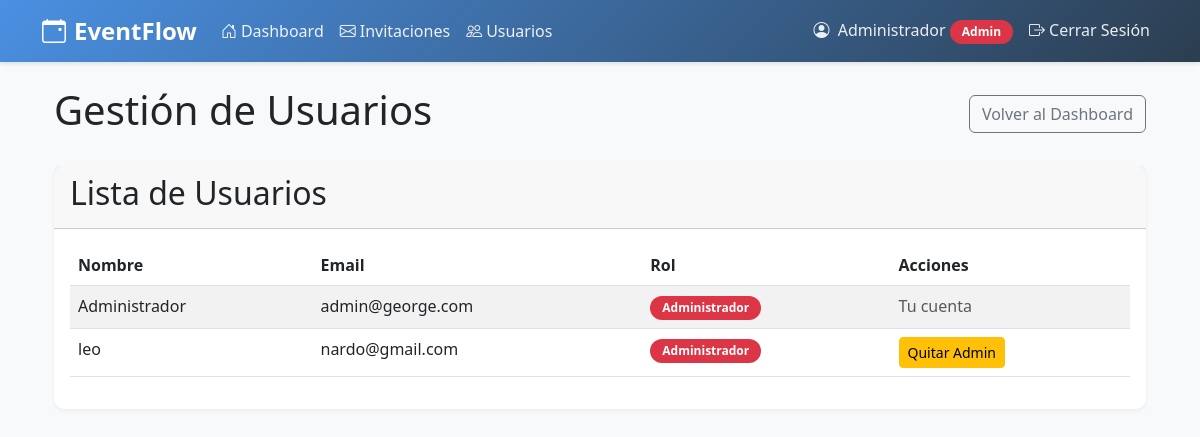
/admin/usuarios (signed in), run on an earlier commit of the app's database.
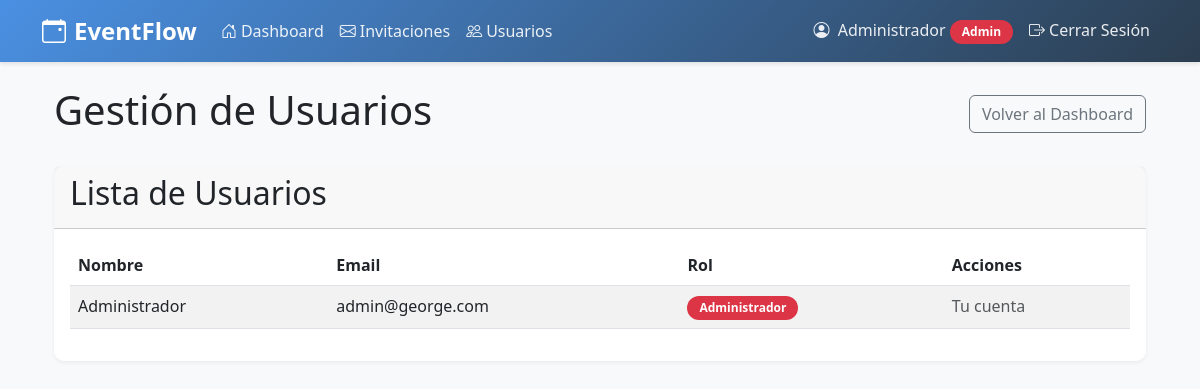
And on a later commit of the database.
### app.py (models this page shows, shortened)
class Usuario(UserMixin, db.Model):
    id = db.Column(db.Integer, primary_key=True)
    email = db.Column(db.String(120), unique=True, nullable=False)
    nombre = db.Column(db.String(100), nullable=False)
    password_hash = db.Column(db.String(128))
    es_admin = db.Column(db.Boolean, default=False)
    fecha_registro = db.Column(db.DateTime, default=datetime.utcnow)
    eventos = db.relationship('Evento', backref='organizador', lazy=True)
    invitaciones = db.relationship('Invitacion', backref='invitado', lazy=True)

### app.py (the view)
@app.route('/admin/usuarios')
@login_required
def admin_usuarios():
    if not current_user.es_admin:
        flash('Acceso denegado')
        return redirect(url_for('dashboard'))
    usuarios = Usuario.query.all()
    return render_template('admin/usuarios.html', usuarios=usuarios)

### app.py (called while the page is built)
@app.before_request
def check_auth():
    if not current_user.is_authenticated and request.endpoint not in ['login', 'registro', 'index', 'static']:
        flash('Iniciar Sesion')
        return redirect(url_for('login'))

@login_manager.user_loader
def load_user(user_id):
    return Usuario.query.get(int(user_id))

### templates/admin/usuarios.html (shortened to what this page needs)
{% extends "base.html" %}
{% block content %}
<div class="container">
    <div class="d-flex justify-content-between align-items-center mb-4">
        <h1>Gestión de Usuarios</h1>
        <a href="{{ url_for('dashboard') }}" class="btn btn-outline-secondary">Volver al Dashboard</a>
    </div>
    <div class="card">
        <div class="card-header">
            <h2>Lista de Usuarios</h2>
        </div>
        <div class="card-body">
            {% if usuarios %}
            <div class="table-responsive">
                <table class="table table-striped">
                    <thead>
                        <tr>
                            <th>Nombre</th>
                            <th>Email</th>
                            <th>Rol</th>
                            <th>Acciones</th>
                        </tr>
                    </thead>
                    <tbody>
                        {% for usuario in usuarios %}
                        <tr>
                            <td>{{ usuario.nombre }}</td>
                            <td>{{ usuario.email }}</td>
                            <td>
                                <span class="badge {% if usuario.es_admin %}bg-danger{% else %}bg-primary{% endif %}">
                                    {% if usuario.es_admin %}Administrador{% else %}Usuario{% endif %}
                                </span>
                            </td>
                            <td>
                                {% if usuario.id != current_user.id %}
                                <form action="{{ url_for('toggle_admin', usuario_id=usuario.id) }}" method="POST" class="d-inline">
                                    <button type="submit" class="btn btn-sm {% if usuario.es_admin %}btn-warning{% else %}btn-success{% endif %}">
                                        {% if usuario.es_admin %}Quitar Admin{% else %}Hacer Admin{% endif %}
                                    </button>
                                </form>
                                {% else %}
                                <span class="text-muted">Tu cuenta</span>
                                {% endif %}
                            </td>
                        </tr>
                        {% endfor %}
                    </tbody>
                </table>
            </div>
            {% else %}
            <div class="alert alert-info">
                No hay usuarios registrados.
            </div>
            {% endif %}
        </div>
    </div>
</div>
{% endblock %}

### templates/base.html (shortened to what this page needs)
<!DOCTYPE html>
<html lang="es">
<head>
    <link href="https://cdn.jsdelivr.net/npm/bootstrap@5.3.0/dist/css/bootstrap.min.css" rel="stylesheet">
    <link rel="stylesheet" href="https://cdn.jsdelivr.net/npm/bootstrap-icons@1.11.0/font/bootstrap-icons.css">
</head>
<body>
    <nav class="navbar navbar-expand-lg navbar-dark">
        <div class="container">
            <a class="navbar-brand" href="{{ url_for('dashboard') }}">
                <i class="bi bi-calendar-event me-2"></i>EventFlow
            </a>
            <div class="collapse navbar-collapse" id="navbarNav">
                <ul class="navbar-nav me-auto">
                    {% if current_user.is_authenticated %}
                    <li class="nav-item">
                        <a class="nav-link" href="{{ url_for('dashboard') }}">
                            <i class="bi bi-house-door me-1"></i>Dashboard
                        </a>
                    </li>
                    {% if current_user.es_admin %}
                    <li class="nav-item">
                        <a class="nav-link" href="{{ url_for('gestionar_invitaciones') }}">
                            <i class="bi bi-envelope me-1"></i>Invitaciones
                        </a>
                    </li>
                    <li class="nav-item">
                        <a class="nav-link" href="{{ url_for('admin_usuarios') }}">
                            <i class="bi bi-people me-1"></i>Usuarios
                        </a>
                    </li>
                    {% endif %}
                    {% endif %}
                </ul>
                <ul class="navbar-nav">
                    {% if current_user.is_authenticated %}
                    <li class="nav-item">
                        <span class="nav-link">
                            <i class="bi bi-person-circle me-1"></i>
                            {{ current_user.nombre }}
                            <span class="badge {% if current_user.es_admin %}bg-danger{% else %}bg-secondary{% endif %}">
                                {{ 'Admin' if current_user.es_admin else 'Usuario' }}
                            </span>
                        </span>
                    </li>
                    <li class="nav-item">
                        <a class="nav-link" href="{{ url_for('logout') }}">
                            <i class="bi bi-box-arrow-right me-1"></i>Cerrar Sesión
                        </a>
                    </li>
                    {% endif %}
                </ul>
            </div>
        </div>
    </nav>
    <div class="container mt-4">
        {% block content %}{% endblock %}
    </div>
</body>
</html>

What changed in the data, as far as the page shows it:
removed Usuario: nombre "leo", email "nardo@gmail.com", es_admin "Administrador"
